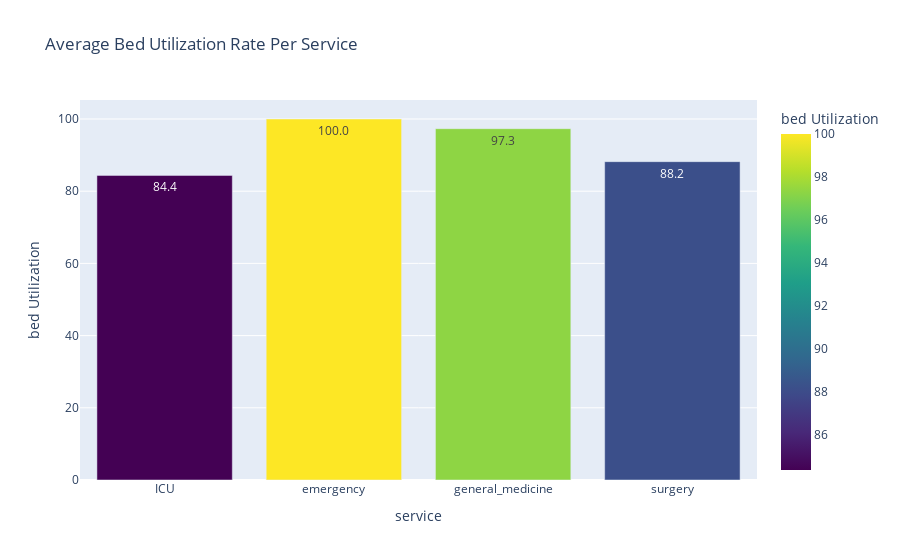

The code cell stored with this chart in its notebook:
### Markdown cell above
## bed Utilization rate (admitted/available)

### Code cell
services_weekly['bed Utilization'] = (services_weekly['patients_admitted'] / services_weekly['available_beds']) * 100
bed_Util = services_weekly.groupby('service')['bed Utilization'].mean().reset_index()
fig4 = px.bar(
    bed_Util,
    x='service',
    y='bed Utilization',
    color='bed Utilization',
    color_continuous_scale='Viridis',
    title='Average Bed Utilization Rate Per Service',
    text_auto='.1f'
       
    
)
fig4.show()

### Figure 1 — Plotly figure (JSON) as saved in the notebook; plotly's stock layout.template omitted (floating-point values rounded to 4 significant figures)
{"data": [{"hovertemplate": "service=%{x}<br>bed Utilization=%{marker.color}<extra></extra>", "legendgroup": "", "marker": {"color": [84.38, 100.0, 97.31, 88.19], "coloraxis": "coloraxis", "pattern": {"shape": ""}}, "name": "", "orientation": "v", "showlegend": false, "textposition": "auto", "texttemplate": "%{y:.1f}", "type": "bar", "x": ["ICU", "emergency", "general_medicine", "surgery"], "xaxis": "x", "y": [84.38, 100.0, 97.31, 88.19], "yaxis": "y"}], "layout": {"barmode": "relative", "coloraxis": {"colorbar": {"title": {"text": "bed Utilization"}}, "colorscale": [[0, "#440154"], [0.1111, "#482878"], [0.2222, "#3e4989"], [0.3333, "#31688e"], [0.4444, "#26828e"], [0.5556, "#1f9e89"], [0.6667, "#35b779"], [0.7778, "#6ece58"], [0.8889, "#b5de2b"], [1, "#fde725"]]}, "legend": {"tracegroupgap": 0}, "title": {"text": "Average Bed Utilization Rate Per Service"}, "xaxis": {"anchor": "y", "domain": [0, 1], "title": {"text": "service"}}, "yaxis": {"anchor": "x", "domain": [0, 1], "title": {"text": "bed Utilization"}}}}
